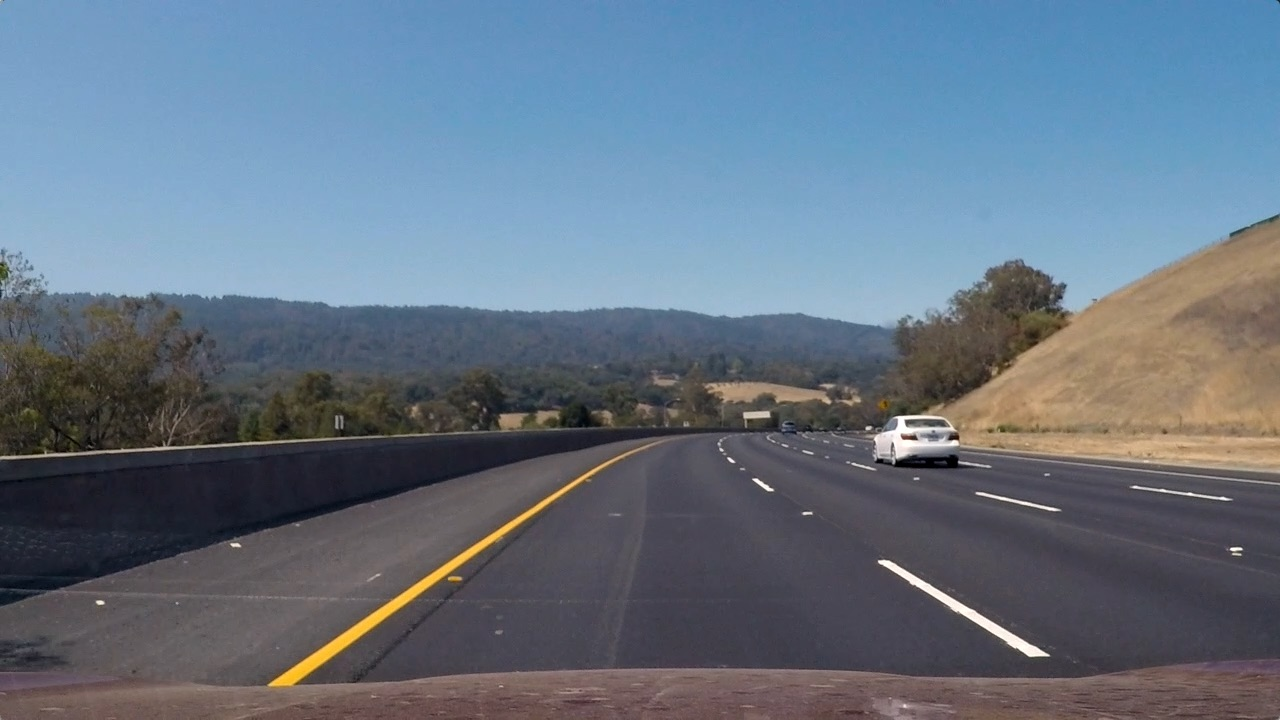
#> input picture 1_16_Project_4_Advanced_Lane_Lines/test_images/test3.jpg, 1280 x 720 px
$ python AdvLaneVideoCreator.py   (older library calls are emulated)
#> lines starting #> are read from the running program, lines starting #| are printed output that depends on the picture
#> (reads 1_16_Project_4_Advanced_Lane_Lines/camera_calib.pkl from the repository)
### 1_16_Project_4_Advanced_Lane_Lines/AdvLaneHelper.py
#####################################################################################################################
#                                                                                                                   #
# This file is part of the 4th project of Udacity's Self-Driving Car Engineer Nanodegree - Advanced Lane Finding    #
#                                                                                                                   #
# Copyright (c) 2018 by Michael Ikemann                                                                             #
#                                                                                                                   #
#####################################################################################################################

import cv2
import AdvLaneCamera

class AdvLaneHelper:
    """
    Just a little dirty helper
    """
    def __init__(self, camera):
        """
        Initializes the helper
        :param camera: The AdvLaneCamera object for undistorting loaded images
        """
        self.camera = camera

    def load_and_undistort(self, filename):
        """
        Loads an image from disk, undistorts it and converts it to RGB space
        :param filename:  The name of the image file to be loaded
        :return: The undistorted image
        """
#> called with filename = 'test_images/test3.jpg'
        img = cv2.imread(filename)
#> img is the input picture: shape (720, 1280, 3); mean B, G, R 130.7, 115.3, 101.1
        img = cv2.cvtColor(img, cv2.COLOR_BGR2RGB)
        img = self.camera.undistort(img)
        return img

    def get_example_images(self):
        """
        Returns a list of exapmle images
        :return: An array of example images of street situations
        """
        return ['test_images/test1.jpg', 'test_images/test2.jpg', 'test_images/test3.jpg',
         'test_images/test4.jpg', 'test_images/test5.jpg', 'test_images/test6.jpg',
         'test_images/straight_lines1.jpg', 'test_images/straight_lines2.jpg']

### 1_16_Project_4_Advanced_Lane_Lines/AdvLaneCamera.py
#####################################################################################################################
#                                                                                                                   #
# This file is part of the 4th project of Udacity's Self-Driving Car Engineer Nanodegree - Advanced Lane Finding    #
#                                                                                                                   #
# Copyright (c) 2018 by Michael Ikemann                                                                             #
#                                                                                                                   #
#####################################################################################################################

import numpy as np
import cv2
import glob
import matplotlib.pyplot as plt
import pickle

class AdvCamera:
    """
    The AdvCamera class is responsible for undistorting the input image with the help of a previously calculated
    camera matrix and distortion coefficients using OpenCV's calibrate camera function and a set of chessboard images.

    Attributes:
        mtx : The camera matrix
        dist : The distortion coefficients
    """
    def __init__(self):
        self.mtx = None
        self.dist = None

    # [62 lines left out: functions calibrate_camera, chessboard_calibrate_camera, save_to_pickle, not called in this run]

    def load_from_pickle(self):
        """
        Loads the calibration data from the file camera_calib.pkl
        """
        camdata = open('camera_calib.pkl', 'rb')
        self.mtx = pickle.load(camdata)
        self.dist = pickle.load(camdata)
        camdata.close()

    def undistort(self, image):
        """
        Undistorts a camera image
        :param image: The original
        :return: The undistorted image
        """
        return cv2.undistort(image, self.mtx, self.dist, None, self.mtx)
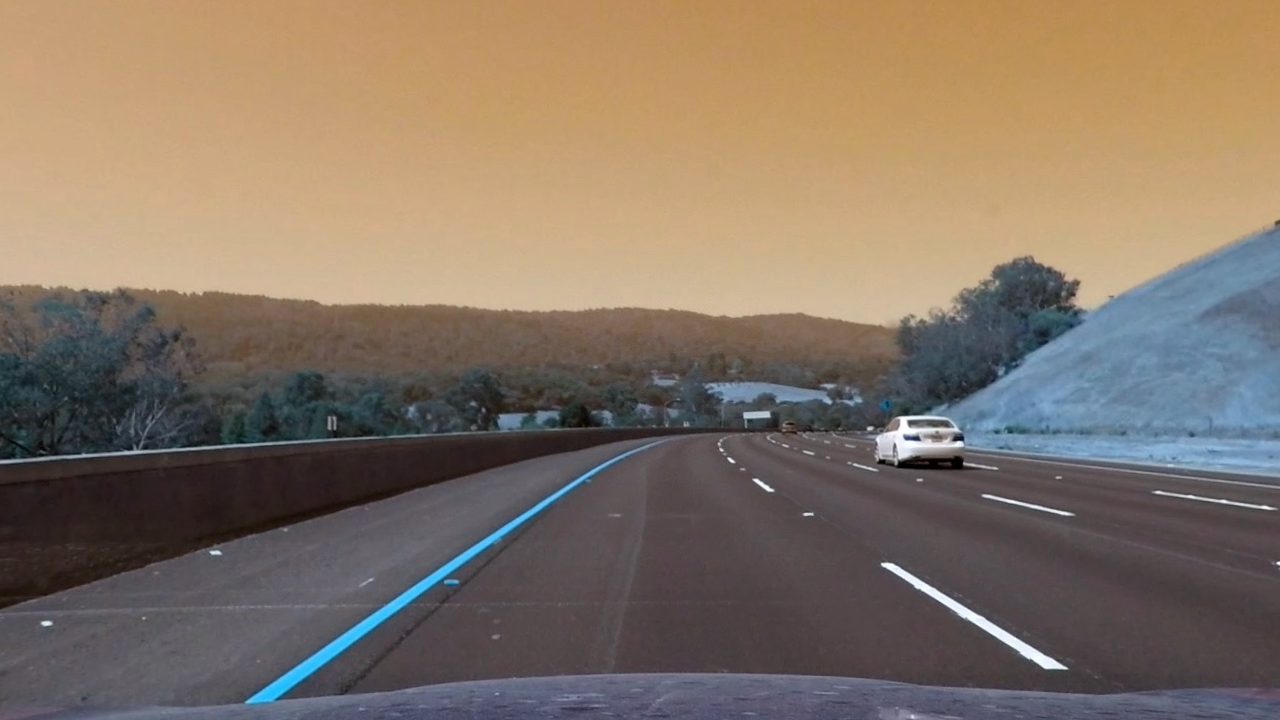
#> returned value: shape (720, 1280, 3); mean of channels 0, 1, 2 101.5, 115.9, 131.2; drawn as B, G, R

### 1_16_Project_4_Advanced_Lane_Lines/AdvLanePerspectiveTransform.py
#####################################################################################################################
#                                                                                                                   #
# This file is part of the 4th project of Udacity's Self-Driving Car Engineer Nanodegree - Advanced Lane Finding    #
#                                                                                                                   #
# Copyright (c) 2018 by Michael Ikemann                                                                             #
#                                                                                                                   #
#####################################################################################################################

import numpy as np
import cv2

class LanePerspectiveTransform:
    """
    The LanePerspectiveTransform class helps transforming the perspective camera image to a top down view for
    an easier evaluation as well as backtransforming found lane lines from topdown coordinates back to the
    perspective view.

    Properties:

    tmx: The transformation matrix from perspectival view to top view
    retmx: The transformation matrix from top view to perspectival view
    """

    def __init__(self, calibration_image):
        img_size = (calibration_image.shape[1], calibration_image.shape[0])
#> img_size = (1280, 720)

        # defines the perspective of the camera image by defining points near the front of the car and close the the
        # center of the image
        relation_factor = 16.2/1.92
        front_perspective_div = 3.0
        back_perspective_div = front_perspective_div*relation_factor
        front_perspective_y_perc = 0.98
        back_perspective_y_perc = 0.63
        margin_factor = 5.0

        # trapez points in order bottom left, top left, top right, bottom right (front, back, back, front)
        self.org_src = [(int(img_size[0]/2-img_size[0]/front_perspective_div), int(img_size[1]*front_perspective_y_perc)),
               (int(img_size[0]/2-img_size[0]/back_perspective_div), int(img_size[1]*back_perspective_y_perc)),
               (int(img_size[0]/2+img_size[0]/back_perspective_div), int(img_size[1]*back_perspective_y_perc)),
               (int(img_size[0]/2+img_size[0]/front_perspective_div), int(img_size[1]*front_perspective_y_perc))]

        org_dst = [(img_size[0]//margin_factor, img_size[1]),
               (img_size[0]//margin_factor, 0),
               (img_size[0]-img_size[0]//margin_factor, 0),
               (img_size[0]-img_size[0]//margin_factor, img_size[1]),
               ]

        src = np.array(self.org_src, dtype=np.float32)
        dst = np.array(org_dst, dtype=np.float32)

        self.tmx = cv2.getPerspectiveTransform(np.array(src), np.array(dst))
        self.retmx = cv2.getPerspectiveTransform(np.array(dst), np.array(src))

    # [27 lines left out: functions transform_perspective_top, transform_top_perspective, transform_top_perspective_coords, not called in this run]

### 1_16_Project_4_Advanced_Lane_Lines/AdvLaneThresher.py
#####################################################################################################################
#                                                                                                                   #
# This file is part of the 4th project of Udacity's Self-Driving Car Engineer Nanodegree - Advanced Lane Finding    #
#                                                                                                                   #
# Copyright (c) 2018 by Michael Ikemann                                                                             #
#                                                                                                                   #
#####################################################################################################################

import cv2
import numpy as np

class AdvLaneThresher:
    """
    The AdvLaneThresher is responsible for finding likely lane lines using an hls filter and a sobel filter
    """

    def __init__(self):
        """
        Constructor
        """
        self.hls_thresh = (160, 255)
        self.sobal_mag_thresh = (40, 255)
        self.sobel_x_thresh = (40, 255)
        self.sobel_mag_kernel = 3
#        self.sobal_dir_thresh = (0.7, 1.3)
        self.sobal_dir_thresh = (0.7, 1.3)
        self.sobel_dir_kernel = 11

    # [88 lines left out: functions hls_threshold_mask, sobel_mag_mask, sobel_abs_mask_x, sobel_dir_mask, create_binary_mask, not called in this run]

### 1_16_Project_4_Advanced_Lane_Lines/AdvLaneFinder.py
#####################################################################################################################
#                                                                                                                   #
# This file is part of the 4th project of Udacity's Self-Driving Car Engineer Nanodegree - Advanced Lane Finding    #
#                                                                                                                   #
# Copyright (c) 2018 by Michael Ikemann                                                                             #
#                                                                                                                   #
#####################################################################################################################

import numpy as np
import cv2
import glob
import matplotlib.pyplot as plt
import AdvLaneCamera
import AdvLaneHelper
import AdvLanePerspectiveTransform

class LaneFinder:
    """
    The LaneFinder class tries to detect lanes of a still image or video and returns a list of images into which
    it renders the detected lane markers.

    The only required function of this class is find_lanes_using_window which returns 3 images, a raw top view,
    a photo top view and the combined, perpsective view.
    """

    def __init__(self, camera, transform, thresher):
        """
        Constructor
        :param camera: A previously initialized AdvCamera object to correct camera distortion
        :param transform: A LanePerspectiveTransform object to transform from persective to top view and back
        :param thresher: An AdvLaneThresher object, applies several filters to detect the lanes in an image
        """
        # Helper classes
        # The camera distortion helper class
        self.camera = camera
        # The perspective distortion helper class
        self.transform = transform
        # The edge detector
        self.thresher = thresher

        # The current left lane start
        self.last_base_left = None
        # The current right lane start
        self.last_base_right = None
        # The minimum intensity in the histogram so a detected peak could be a lane
        self.hist_minimum_thresh = 30
        # The threshold in the histogram from where on there has very likely a lane been found
        self.hist_perf_thresh = 60
        # The current lane size estimation
        self.lane_size = None
        # Minimum number of flagged pixels to be found to move a window
        self.minpix = 50
        # Minimum number of flagged pixels for a sure match
        self.perfect_pix_win = 80


        # Defines when the distance between two lanes is likely errornerous
        self.valid_lane_width_error = 700
        # Defines the minimum width between two lanes
        self.valid_lane_width_min = 800
        # Defines the maximum width between two lanes
        self.valid_lane_width_max = 920

        # Input image
        self.original = None
        # Output images
        # The masked top view
        self.cur_mask = None
        # The top view photo
        self.out_transformed = None
        # The masked top view image containing markers
        self.out_img = None
        # The perspective, undistorted image
        self.out_perspective = None

        # The number of windows used for lane detection
        self.nwindows = 9
        # Each window's height
        self.window_height = None
        # The width of the windows +/- margin
        self.window_margin = 100

        # Defines if the output shall be interpolated over a given amount of frames, <=1 = not
        self.interpolation = 10
        # History of known left and right lane positions
        self.left_fit_history = []
        self.right_fit_history = []

        # Remember curvature
        self.curve_rad = None
        # Offset to road center
        self.offset_to_center = None

    # [390 lines left out: functions clear_history, transform_original, select_mask_and_transform, find_dominant_lane, find_windows, paint_windows and 3 more, not called in this run]

### 1_16_Project_4_Advanced_Lane_Lines/AdvLaneVideoCreator.py
#####################################################################################################################
#                                                                                                                   #
# This file is part of the 4th project of Udacity's Self-Driving Car Engineer Nanodegree - Advanced Lane Finding    #
#                                                                                                                   #
# Copyright (c) 2018 by Michael Ikemann                                                                             #
#                                                                                                                   #
#####################################################################################################################

import AdvLaneCamera
import AdvLaneHelper
import AdvLanePerspectiveTransform
import AdvLaneThresher
import AdvLaneFinder

from moviepy.editor import VideoFileClip
from IPython.display import HTML

# ---------------- Setup ----------------

camera = AdvLaneCamera.AdvCamera()
camera.load_from_pickle()
lane_helper = AdvLaneHelper.AdvLaneHelper(camera)
thresher = AdvLaneThresher.AdvLaneThresher()
example_images = lane_helper.get_example_images()

example_image = lane_helper.load_and_undistort(example_images[2])
perspective_transform = AdvLanePerspectiveTransform.LanePerspectiveTransform(example_image)

lane_finder = AdvLaneFinder.LaneFinder(camera, perspective_transform, thresher)

# ---------------- Video creation ----------------

# [59 lines left out: functions create_top_video, create_top_video_photo, create_perspective_video, not called in this run]

# create_top_video_photo()
# create_perspective_video()
